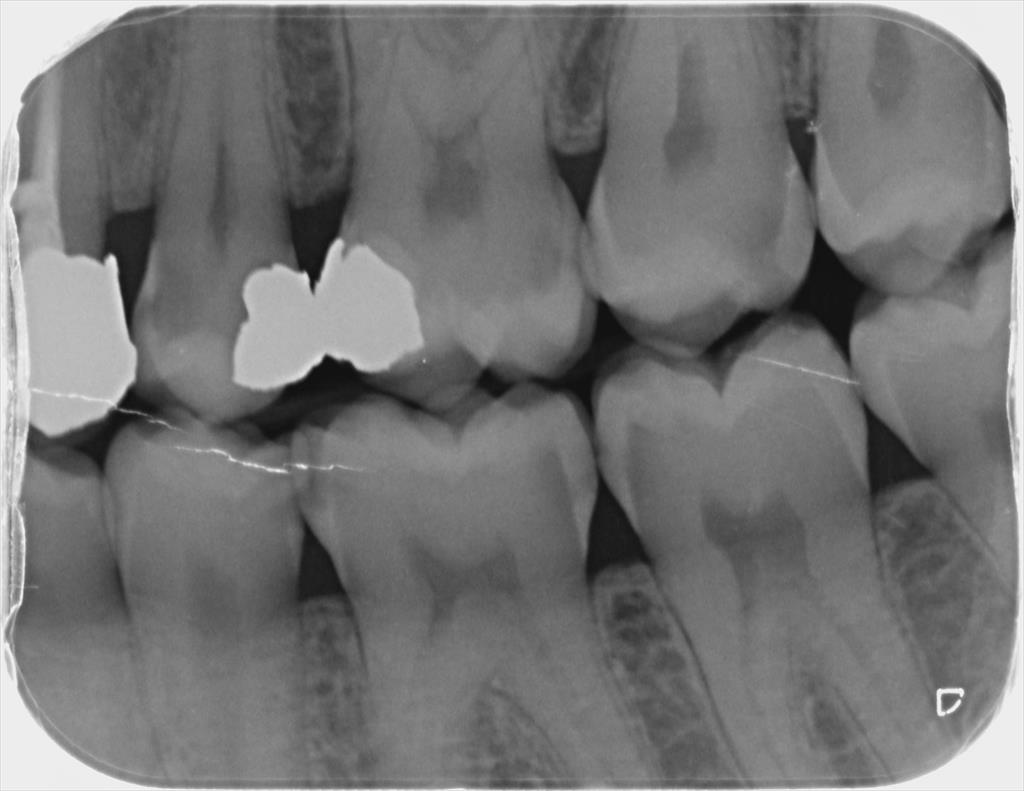
#> input picture Basic level image processing/c11_Filters/Resim18_Bitewing2.jpg, 1024 x 791 px
$ python K11_7_RESIM_Kabartma_Filtresi.py
#> lines starting #> are read from the running program, lines starting #| are printed output that depends on the picture
# -*- coding: utf-8 -*-
"""
Created on Fri Apr  7 01:22:51 2023

@author: MUOZIC
"""

import cv2
import numpy as np

img = cv2.imread('Resim18_Bitewing2.jpg')
#> img is the input picture: shape (791, 1024, 3); min 13, max 255, mean 116.5
height, width = img.shape[:2]
#> height = 791; width = 1024
y = np.ones((height, width), np.uint8) * 128
output = np.zeros((height, width), np.uint8)
# generating the kernels
kernel1 = np.array([[0, -1, -1], # kernel for embossing bottom left side
                    [1, 0, -1],
                    [1, 1, 0]])
kernel2 = np.array([[-1, -1, 0], # kernel for embossing bottom right side
                    [-1, 0, 1],
                    [0, 1, 1]])
# you can generate kernels for embossing top as well
gray = cv2.cvtColor(img, cv2.COLOR_BGR2GRAY)
output1 = cv2.add(cv2.filter2D(gray, -1, kernel1), y) # emboss on bottom left side
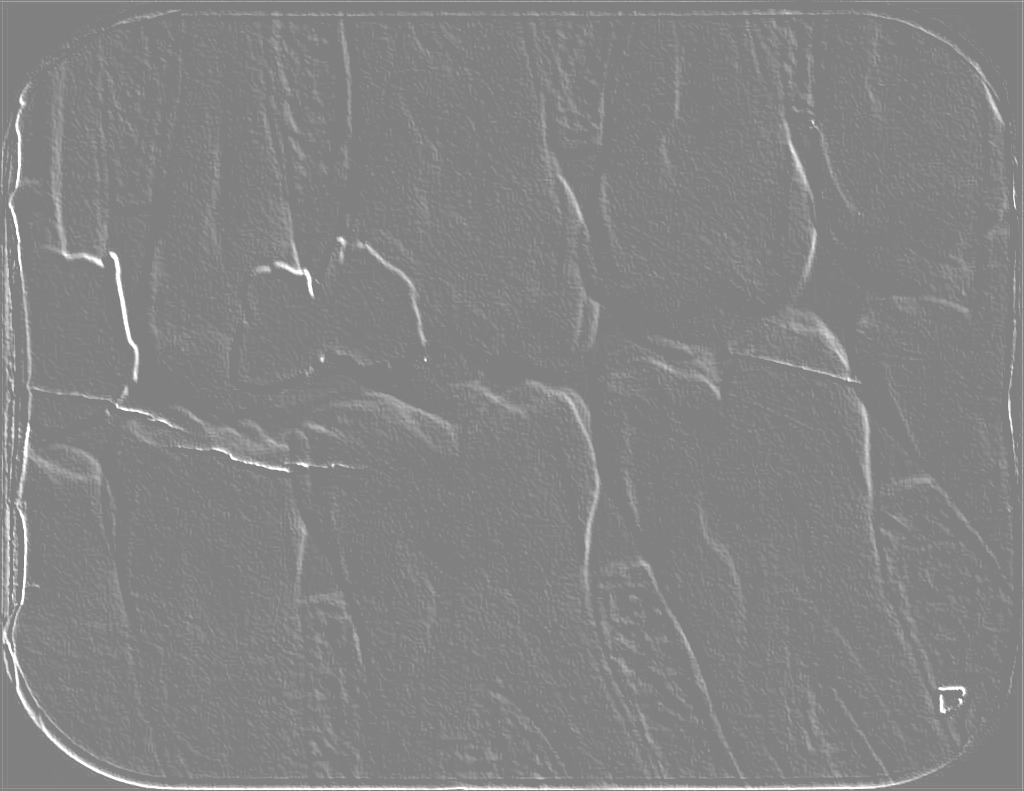
#> output1: shape (791, 1024); min 128, max 255, mean 132.6
output2 = cv2.add(cv2.filter2D(gray, -1, kernel2), y) # emboss on bottom right side
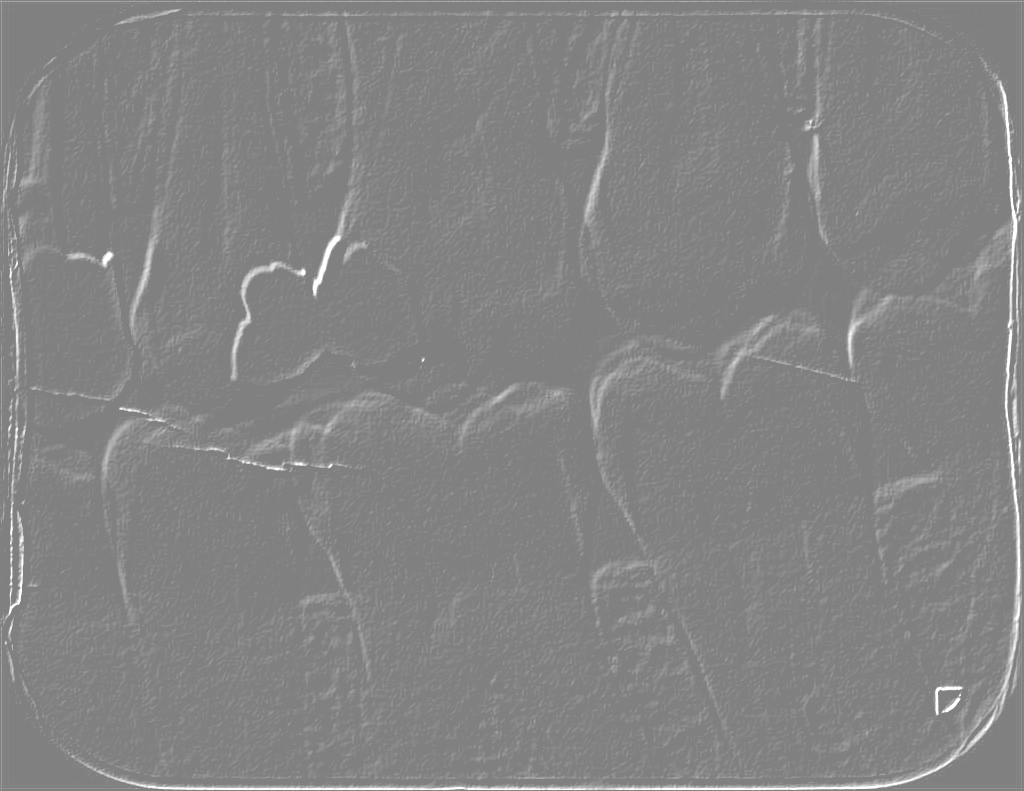
#> output2: shape (791, 1024); min 128, max 255, mean 132.6
for i in range(height):
    for j in range(width):
        output[i, j] = max(output1[i, j], output2[i, j]) # combining both embosses to produce stronger emboss
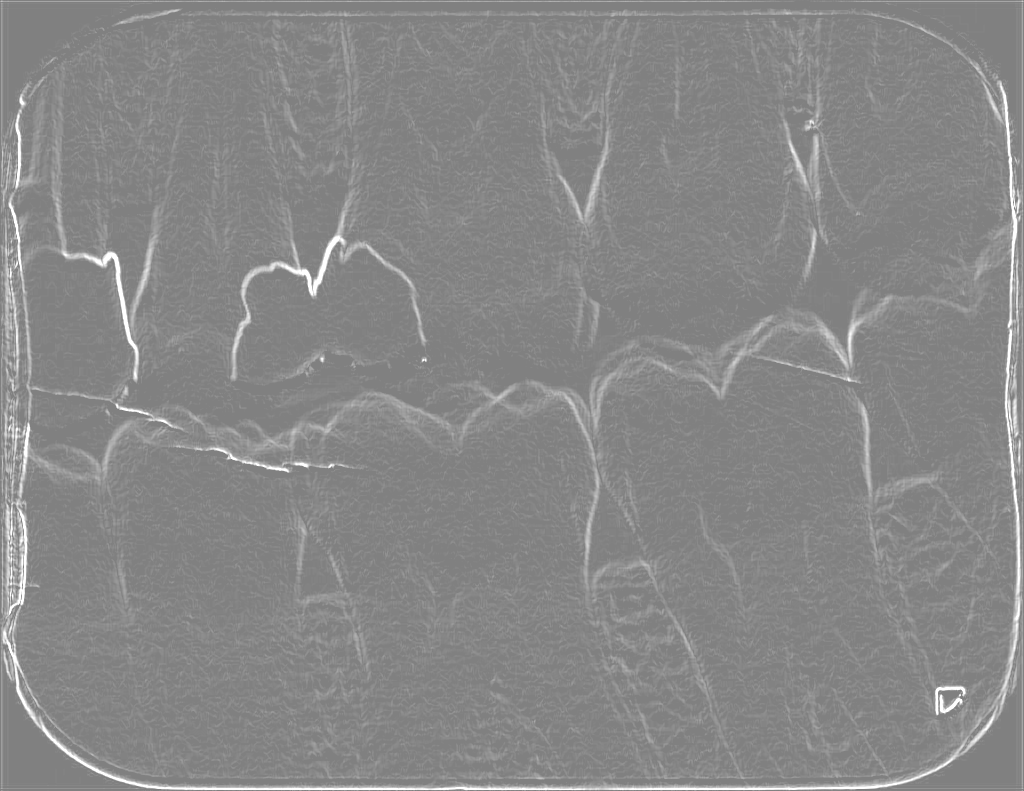
#> output: shape (791, 1024); min 128, max 255, mean 135.9
cv2.imshow("Image", img)
cv2.imshow("Output1", output1)
cv2.imshow("Output2", output2)
cv2.imshow("Output", output)
cv2.waitKey(0)
cv2.destroyAllWindows()

$ run again, with Basic level image processing/c11_Filters/Resim17_Bitewing1.jpg copied over Basic level image processing/c11_Filters/Resim18_Bitewing2.jpg
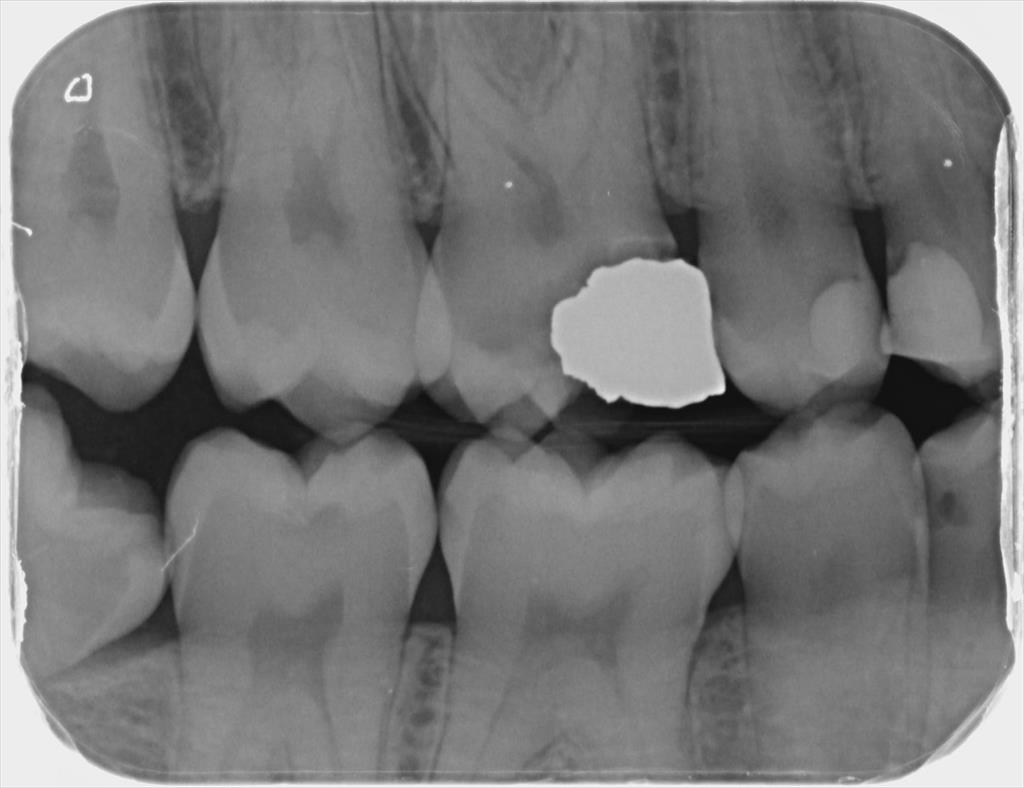
#> input picture Basic level image processing/c11_Filters/Resim17_Bitewing1.jpg, 1024 x 788 px
#> img is the input picture: shape (788, 1024, 3); min 12, max 253, mean 118.6
#> `output2 = cv2.add(cv2.filter2D(gray, -1, kernel2), y)`:
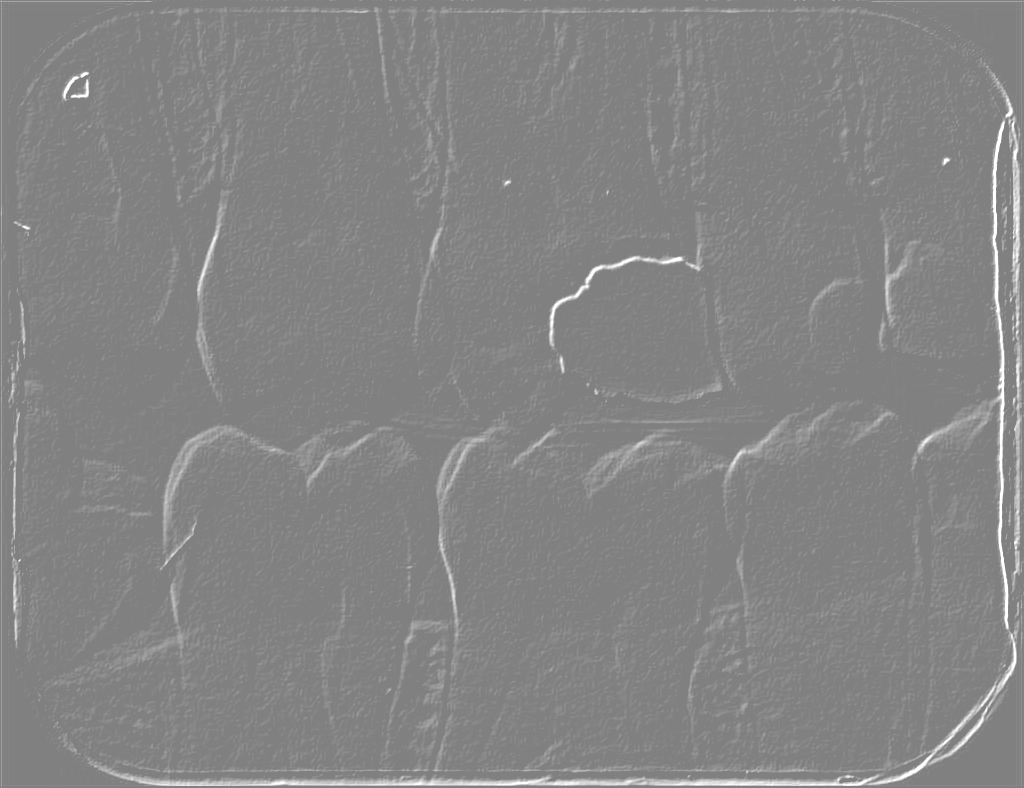
#> output2: shape (788, 1024); min 128, max 255, mean 132.6
#> after the loop `for i in range(height):`:
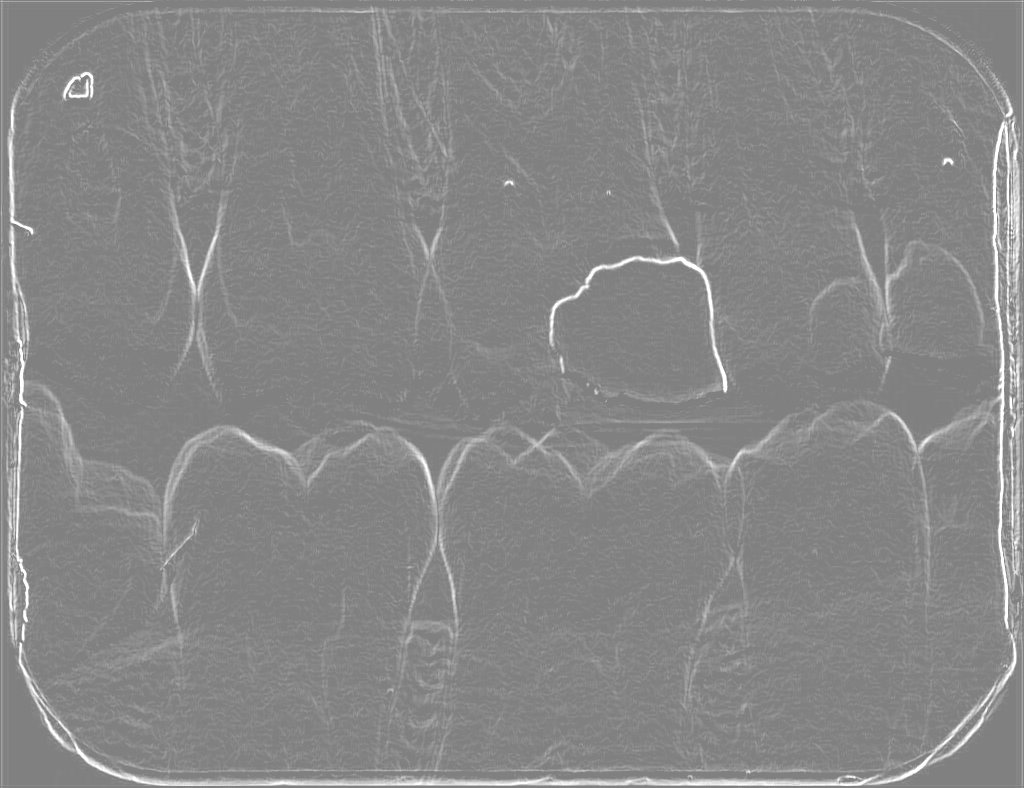
#> output: shape (788, 1024); min 128, max 255, mean 135.9

$ run again, with Basic level image processing/c11_Filters/Resim13_Rontgen_Panoramik.jpg copied over Basic level image processing/c11_Filters/Resim18_Bitewing2.jpg
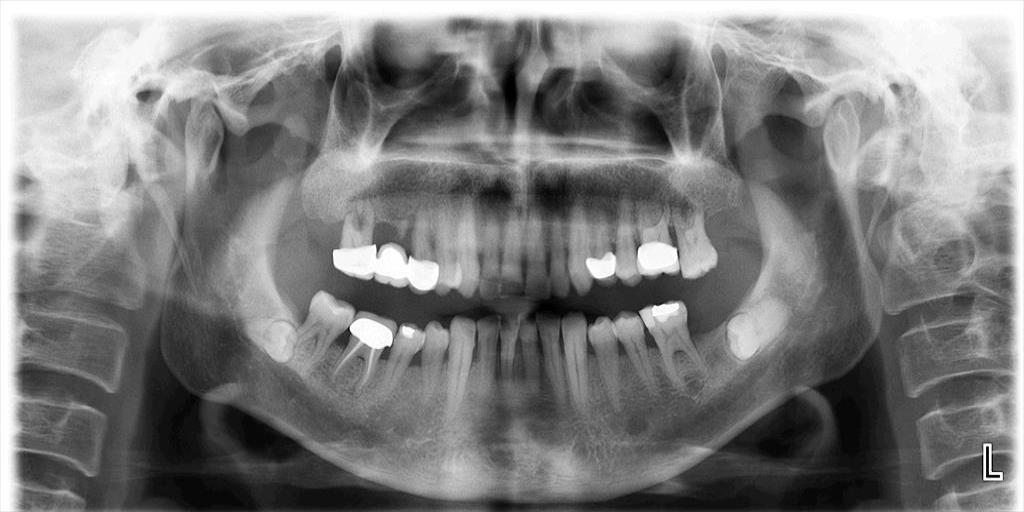
#> input picture Basic level image processing/c11_Filters/Resim13_Rontgen_Panoramik.jpg, 1024 x 512 px
#> img is the input picture: shape (512, 1024, 3); min 0, max 255, mean 127.4
#> `output2 = cv2.add(cv2.filter2D(gray, -1, kernel2), y)`:
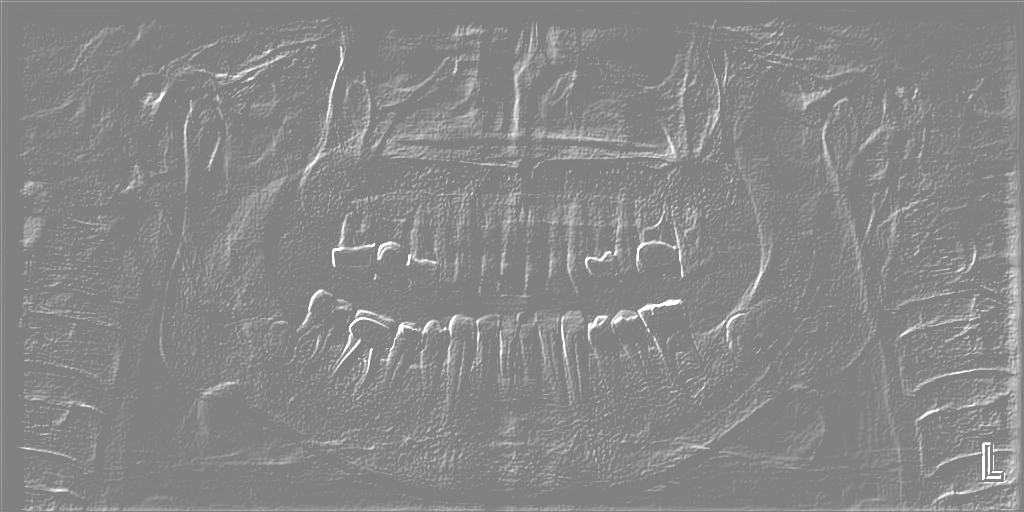
#> output2: shape (512, 1024); min 128, max 255, mean 135.7
#> after the loop `for i in range(height):`:
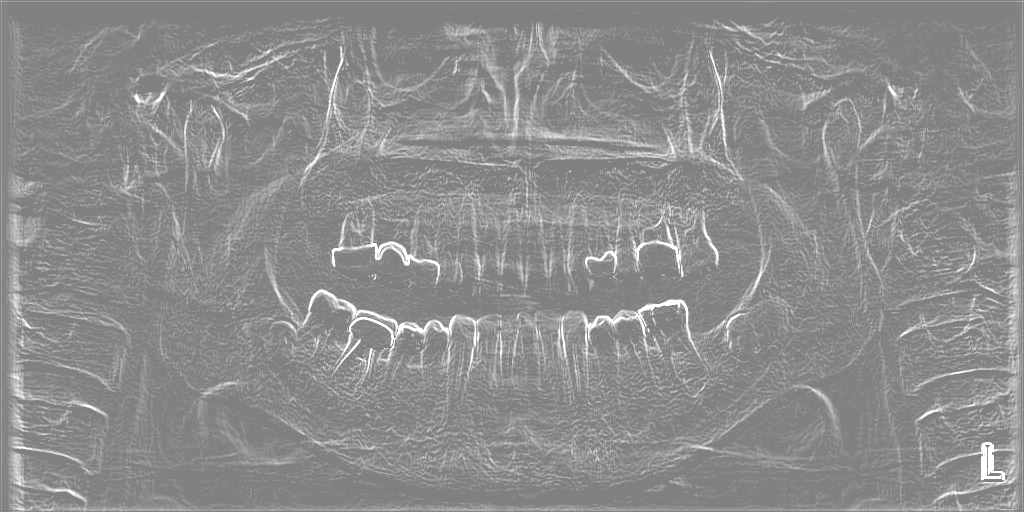
#> output: shape (512, 1024); min 128, max 255, mean 141.1
